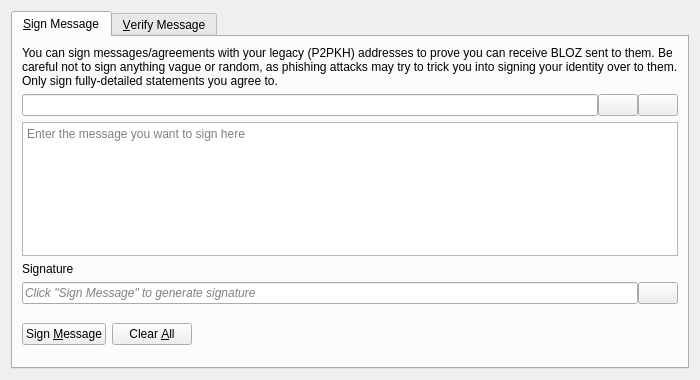
<?xml version="1.0" encoding="UTF-8"?>
<ui version="4.0">
 <class>SignVerifyMessageDialog</class>
 <widget class="QDialog" name="SignVerifyMessageDialog">
  <property name="geometry">
   <rect>
    <x>0</x>
    <y>0</y>
    <width>700</width>
    <height>380</height>
   </rect>
  </property>
  <property name="windowTitle">
   <string>Signatures - Sign / Verify a Message</string>
  </property>
  <property name="modal">
   <bool>true</bool>
  </property>
  <layout class="QVBoxLayout" name="verticalLayout">
   <item>
    <widget class="QTabWidget" name="tabWidget">
     <property name="currentIndex">
      <number>0</number>
     </property>
     <widget class="QWidget" name="tabSignMessage">
      <attribute name="title">
       <string>&amp;Sign Message</string>
      </attribute>
      <layout class="QVBoxLayout" name="verticalLayout_SM">
       <item>
        <widget class="QLabel" name="infoLabel_SM">
         <property name="text">
          <string>You can sign messages/agreements with your legacy (P2PKH) addresses to prove you can receive BLOZ sent to them. Be careful not to sign anything vague or random, as phishing attacks may try to trick you into signing your identity over to them. Only sign fully-detailed statements you agree to.</string>
         </property>
         <property name="textFormat">
          <enum>Qt::PlainText</enum>
         </property>
         <property name="wordWrap">
          <bool>true</bool>
         </property>
        </widget>
       </item>
       <item>
        <layout class="QHBoxLayout" name="horizontalLayout_1_SM">
         <property name="spacing">
          <number>0</number>
         </property>
         <item>
          <widget class="QValidatedLineEdit" name="addressIn_SM">
           <property name="toolTip">
            <string>The BLOZ address to sign the message with</string>
           </property>
          </widget>
         </item>
         <item>
          <widget class="QPushButton" name="addressBookButton_SM">
           <property name="toolTip">
            <string>Choose previously used address</string>
           </property>
           <property name="text">
            <string/>
           </property>
           <property name="icon">
            <iconset resource="../bitcoin.qrc">
             <normaloff>:/icons/address-book</normaloff>:/icons/address-book</iconset>
           </property>
           <property name="shortcut">
            <string>Alt+A</string>
           </property>
           <property name="autoDefault">
            <bool>false</bool>
           </property>
          </widget>
         </item>
         <item>
          <widget class="QPushButton" name="pasteButton_SM">
           <property name="toolTip">
            <string>Paste address from clipboard</string>
           </property>
           <property name="text">
            <string/>
           </property>
           <property name="icon">
            <iconset resource="../bitcoin.qrc">
             <normaloff>:/icons/editpaste</normaloff>:/icons/editpaste</iconset>
           </property>
           <property name="shortcut">
            <string>Alt+P</string>
           </property>
           <property name="autoDefault">
            <bool>false</bool>
           </property>
          </widget>
         </item>
        </layout>
       </item>
       <item>
        <widget class="QPlainTextEdit" name="messageIn_SM">
         <property name="toolTip">
          <string>Enter the message you want to sign here</string>
         </property>
         <property name="placeholderText">
          <string>Enter the message you want to sign here</string>
         </property>
        </widget>
       </item>
       <item>
        <widget class="QLabel" name="signatureLabel_SM">
         <property name="text">
          <string>Signature</string>
         </property>
         <property name="textFormat">
          <enum>Qt::PlainText</enum>
         </property>
        </widget>
       </item>
       <item>
        <layout class="QHBoxLayout" name="horizontalLayout_2_SM">
         <property name="spacing">
          <number>0</number>
         </property>
         <item>
          <widget class="QLineEdit" name="signatureOut_SM">
           <property name="placeholderText">
            <string>Click "Sign Message" to generate signature</string>
           </property>
           <property name="font">
            <font>
             <italic>true</italic>
            </font>
           </property>
           <property name="readOnly">
            <bool>true</bool>
           </property>
          </widget>
         </item>
         <item>
          <widget class="QPushButton" name="copySignatureButton_SM">
           <property name="toolTip">
            <string>Copy the current signature to the clipboard</string>
           </property>
           <property name="text">
            <string/>
           </property>
           <property name="icon">
            <iconset resource="../bitcoin.qrc">
             <normaloff>:/icons/editcopy</normaloff>:/icons/editcopy</iconset>
           </property>
           <property name="autoDefault">
            <bool>false</bool>
           </property>
          </widget>
         </item>
        </layout>
       </item>
       <item>
        <layout class="QHBoxLayout" name="horizontalLayout_3_SM">
         <item>
          <widget class="QPushButton" name="signMessageButton_SM">
           <property name="toolTip">
            <string>Sign the message to prove you own this BLOZ address</string>
           </property>
           <property name="text">
            <string>Sign &amp;Message</string>
           </property>
           <property name="icon">
            <iconset resource="../bitcoin.qrc">
             <normaloff>:/icons/edit</normaloff>:/icons/edit</iconset>
           </property>
           <property name="autoDefault">
            <bool>false</bool>
           </property>
          </widget>
         </item>
         <item>
          <widget class="QPushButton" name="clearButton_SM">
           <property name="toolTip">
            <string>Reset all sign message fields</string>
           </property>
           <property name="text">
            <string>Clear &amp;All</string>
           </property>
           <property name="icon">
            <iconset resource="../bitcoin.qrc">
             <normaloff>:/icons/remove</normaloff>:/icons/remove</iconset>
           </property>
           <property name="autoDefault">
            <bool>false</bool>
           </property>
          </widget>
         </item>
         <item>
          <spacer name="horizontalSpacer_1_SM">
           <property name="orientation">
            <enum>Qt::Horizontal</enum>
           </property>
           <property name="sizeHint" stdset="0">
            <size>
             <width>40</width>
             <height>48</height>
            </size>
           </property>
          </spacer>
         </item>
         <item>
          <widget class="QLabel" name="statusLabel_SM">
           <property name="font">
            <font>
             <weight>75</weight>
             <bold>true</bold>
            </font>
           </property>
           <property name="text">
            <string/>
           </property>
           <property name="wordWrap">
            <bool>true</bool>
           </property>
          </widget>
         </item>
         <item>
          <spacer name="horizontalSpacer_2_SM">
           <property name="orientation">
            <enum>Qt::Horizontal</enum>
           </property>
           <property name="sizeHint" stdset="0">
            <size>
             <width>40</width>
             <height>48</height>
            </size>
           </property>
          </spacer>
         </item>
        </layout>
       </item>
      </layout>
     </widget>
     <widget class="QWidget" name="tabVerifyMessage">
      <attribute name="title">
       <string>&amp;Verify Message</string>
      </attribute>
      <layout class="QVBoxLayout" name="verticalLayout_VM">
       <item>
        <widget class="QLabel" name="infoLabel_VM">
         <property name="text">
          <string>Enter the receiver's address, message (ensure you copy line breaks, spaces, tabs, etc. exactly) and signature below to verify the message. Be careful not to read more into the signature than what is in the signed message itself, to avoid being tricked by a man-in-the-middle attack. Note that this only proves the signing party receives with the address, it cannot prove sendership of any transaction!</string>
         </property>
         <property name="textFormat">
          <enum>Qt::PlainText</enum>
         </property>
         <property name="alignment">
          <set>Qt::AlignLeading|Qt::AlignLeft|Qt::AlignTop</set>
         </property>
         <property name="wordWrap">
          <bool>true</bool>
         </property>
        </widget>
       </item>
       <item>
        <layout class="QHBoxLayout" name="horizontalLayout_1_VM">
         <property name="spacing">
          <number>0</number>
         </property>
         <item>
          <widget class="QValidatedLineEdit" name="addressIn_VM">
           <property name="toolTip">
            <string>The BLOZ address the message was signed with</string>
           </property>
          </widget>
         </item>
         <item>
          <widget class="QPushButton" name="addressBookButton_VM">
           <property name="toolTip">
            <string>Choose previously used address</string>
           </property>
           <property name="text">
            <string/>
           </property>
           <property name="icon">
            <iconset resource="../bitcoin.qrc">
             <normaloff>:/icons/address-book</normaloff>:/icons/address-book</iconset>
           </property>
           <property name="shortcut">
            <string>Alt+A</string>
           </property>
           <property name="autoDefault">
            <bool>false</bool>
           </property>
          </widget>
         </item>
        </layout>
       </item>
       <item>
        <widget class="QPlainTextEdit" name="messageIn_VM">
          <property name="toolTip">
            <string>The signed message to verify</string>
          </property>
          <property name="placeholderText">
            <string>The signed message to verify</string>
          </property>
        </widget>
       </item>
       <item>
        <widget class="QValidatedLineEdit" name="signatureIn_VM">
          <property name="toolTip">
            <string>The signature given when the message was signed</string>
          </property>
          <property name="placeholderText">
            <string>The signature given when the message was signed</string>
          </property>
        </widget>
       </item>
       <item>
        <layout class="QHBoxLayout" name="horizontalLayout_2_VM">
         <item>
          <widget class="QPushButton" name="verifyMessageButton_VM">
           <property name="toolTip">
            <string>Verify the message to ensure it was signed with the specified BLOZ address</string>
           </property>
           <property name="text">
            <string>Verify &amp;Message</string>
           </property>
           <property name="icon">
            <iconset resource="../bitcoin.qrc">
             <normaloff>:/icons/transaction_0</normaloff>:/icons/transaction_0</iconset>
           </property>
           <property name="autoDefault">
            <bool>false</bool>
           </property>
          </widget>
         </item>
         <item>
          <widget class="QPushButton" name="clearButton_VM">
           <property name="toolTip">
            <string>Reset all verify message fields</string>
           </property>
           <property name="text">
            <string>Clear &amp;All</string>
           </property>
           <property name="icon">
            <iconset resource="../bitcoin.qrc">
             <normaloff>:/icons/remove</normaloff>:/icons/remove</iconset>
           </property>
           <property name="autoDefault">
            <bool>false</bool>
           </property>
          </widget>
         </item>
         <item>
          <spacer name="horizontalSpacer_1_VM">
           <property name="orientation">
            <enum>Qt::Horizontal</enum>
           </property>
           <property name="sizeHint" stdset="0">
            <size>
             <width>40</width>
             <height>48</height>
            </size>
           </property>
          </spacer>
         </item>
         <item>
          <widget class="QLabel" name="statusLabel_VM">
           <property name="font">
            <font>
             <weight>75</weight>
             <bold>true</bold>
            </font>
           </property>
           <property name="text">
            <string/>
           </property>
           <property name="wordWrap">
            <bool>true</bool>
           </property>
          </widget>
         </item>
         <item>
          <spacer name="horizontalSpacer_2_VM">
           <property name="orientation">
            <enum>Qt::Horizontal</enum>
           </property>
           <property name="sizeHint" stdset="0">
            <size>
             <width>40</width>
             <height>48</height>
            </size>
           </property>
          </spacer>
         </item>
        </layout>
       </item>
      </layout>
     </widget>
    </widget>
   </item>
  </layout>
 </widget>
 <customwidgets>
  <customwidget>
   <class>QValidatedLineEdit</class>
   <extends>QLineEdit</extends>
   <header>qt/qvalidatedlineedit.h</header>
  </customwidget>
 </customwidgets>
 <resources>
  <include location="../bitcoin.qrc"/>
 </resources>
 <connections/>
</ui>
